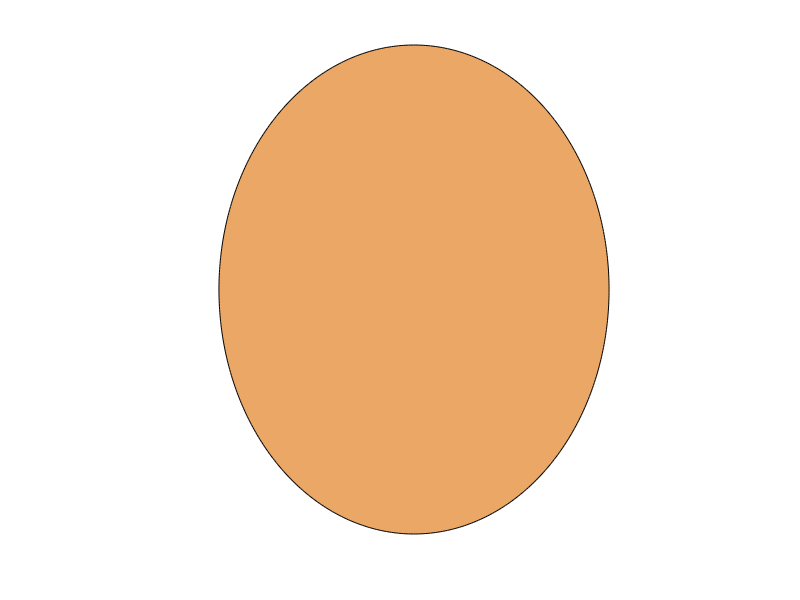

Write the MATLAB code that produced this figure. (Note: this script raises an error after producing the figure.)
% Plot grilfriend

% XiaoCY 2020-01-08

%%
figure
hold on
axis off equal

theta = linspace(0,2*pi,500);
x = 146/2*cos(theta);
y = 183/2*sin(theta);
face = patch(x,y,[234 167 102]/255);

hl1 = [
    -77 -34
    -5 76
    -61 26
    -38 68
    2 92];
hl2 = [-77 -34
    -76 12
    -60 67
    -24 94
    2 92];
[x,y] = getArea(hl1,hl2);
patch(x,y,[42 42 42]/255)

hr1 = [
    -8 81
    13 42
    66 20
    76 -19
    90 -4];
hr2 = [
    -8 95
    42 92
    78 41
    90 -4];
[x,y] = getArea(hr1,hr2);
patch(x,y,[42 42 42]/255)

plot([-50 -22],[23 25],'LineWidth',10,'Color',[42 42 42]/255)
plot([13 48],[25 22],'LineWidth',10,'Color',[42 42 42]/255)

x = cos(theta)*28;
y = sin(theta)*20;
plot(x-42,y,'LineWidth',3,'Color',[244 244 244]/255)
plot(x+30,y,'LineWidth',3,'Color',[244 244 244]/255)
plot([-14 2],[0 -1],'LineWidth',3,'Color',[244 244 244]/255)
plot([57 72],[-3 -12],'LineWidth',3,'Color',[244 244 244]/255)

e1 = [
    -48 7
    -35 13
    -27 13
    -23 8];
e2 = [
    -48 7
    -38 6
    -28 6
    -23 8];
[x,y] = getArea(e1,e2);
patch(x,y,[1 1 1])

e1 = [
    14 9
    21 13
    33 13
    44 8];
e2 = [
    14 9
    20 5
    32 6
    44 8];
[x,y] = getArea(e1,e2);
patch(x,y,[1 1 1])

x = cos(theta)*5;
y = sin(theta)*3;
patch(x-31,y+10,[0 0 0])
patch(x+29,y+9,[0 0 0])

x = cos(theta)*3.5;
y = sin(theta)*1.5;
patch(x-17,y-23,[0 0 0])
patch(x,y-24,[0 0 0])

m1 = [
   -32 -43
   -24 -39
   -15 -38
   -9 -41
   -1 -40
   7 -41
   21 -45];
m2 = [
    -32 -43
    -22 -50
    -10 -54
    5 -50
    12 -48
    21 -45];
[x,y] = getArea(m1,m2);
patch(x,y,[227 170 170]/255)

xy = [
    -28 -44
    -17 -44
    -10 -46
    0 -45
    17 -45];
plot(xy(:,1),xy(:,2),'LineWidth',2,'Color',[0 0 0])